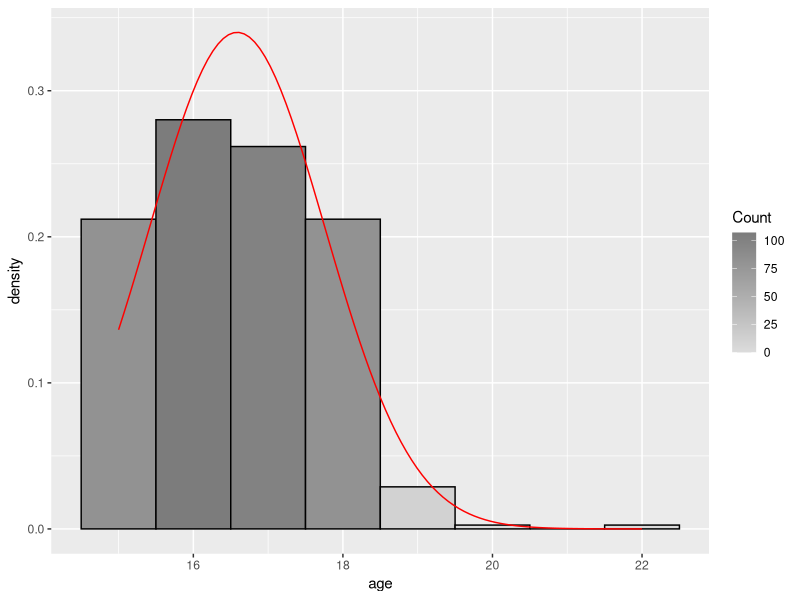
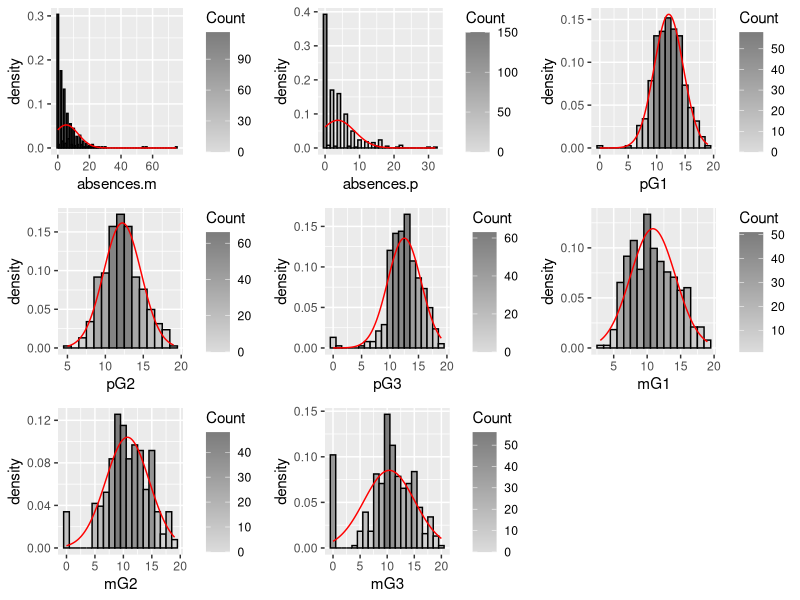
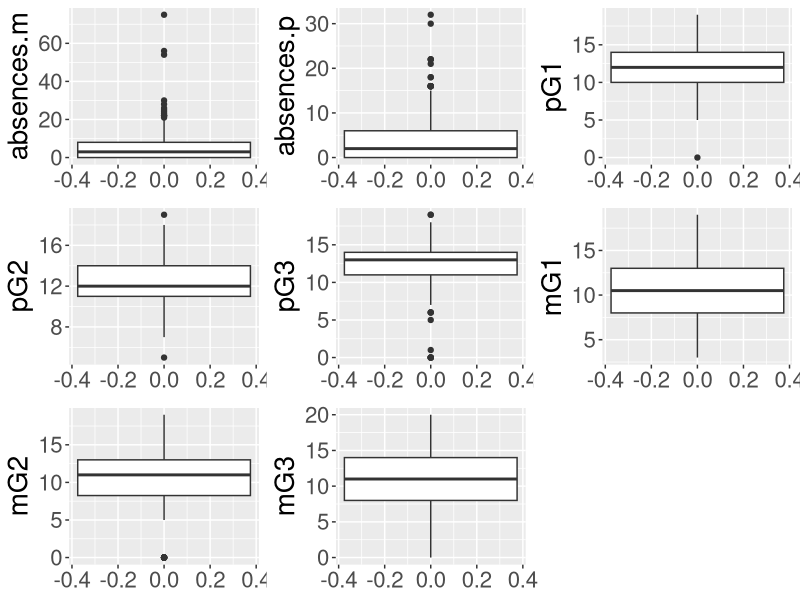
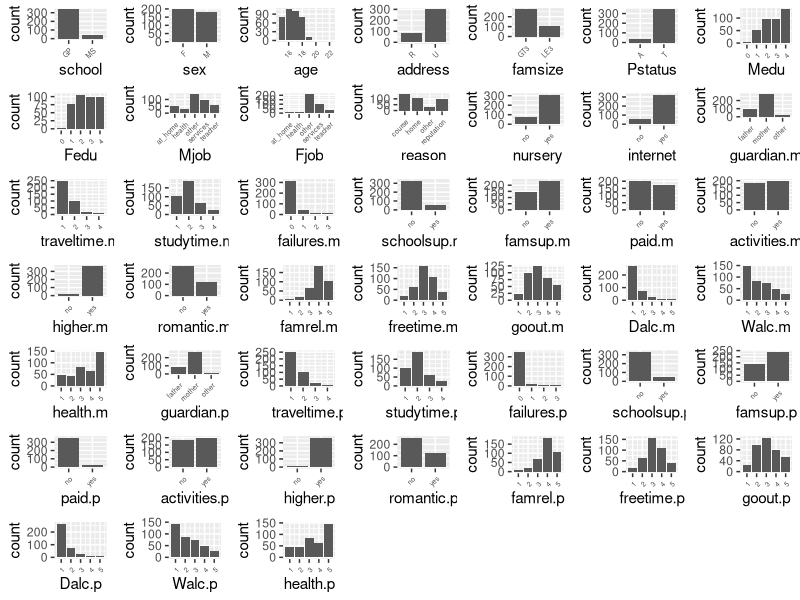

Source code (R) for these figures, in order:
# Prepare section of the assignment. This is the cleaned version. For rough work look at the sandbox directory 
library(e1071)   
library(psych)
library(tidyverse)
library(ggplot2)
library(gridExtra)
library(cowplot)

#make sure the data is in the local directory with this file
data <- read.csv("sperformance-dataset.csv", na.strings=c("na"," ","",".","NA"), header = TRUE)
# get useful statistical descriptions of the data
summary(data)
# Better form of summary statisitcs in R usinf the psych library
describe(data)

# Distribution graphs to get a sense of how the numerical values are represented
gg<-ggplot(data,aes(age))
gg<-gg+labs(x="age")
gg<-gg+geom_histogram(binwidth=1, colour="black", aes(y=..density.., fill=..count..))
gg<-gg+scale_fill_gradient("Count", low="#DCDCDC", high="#7C7C7C")
gg<-gg+stat_function(fun=dnorm, color="red",args=list(mean=mean(data$age, na.rm=TRUE), sd=sd(data$age, na.rm=TRUE)))
gg

# plotting for key variables of interest
col_names = c("absences.m" , "absences.p", "pG1","pG2","pG3","mG1","mG2","mG3")
# hold all the plots created in the loop
plot_list <- list()
for(i in col_names){
  print(mean(data[,i]))
  gg <- ggplot(data , aes_string(i))  
  gg <- gg + geom_histogram(binwidth=1, colour="black", aes(y=..density.., fill=..count..))
  gg<-gg+scale_fill_gradient("Count", low="#DCDCDC", high="#7C7C7C")
  gg<-gg+stat_function(fun=dnorm, color="red",args=list(mean=mean(data[,i], na.rm=TRUE), sd=sd(data[,i], na.rm=TRUE)))
  plot_list[[i]] <- gg
} # end of loop
plot_grid(plotlist = plot_list)



#Boxplots for more information visually
# hold all theplots created in the loop
box_plot_list <- list()
for(i in col_names){
  print(i)
  gg <- ggplot(data, aes_string(y=i)) + geom_boxplot() + theme(text = element_text(size=20))
  box_plot_list[[i]] <- gg
} # end of loop
plot_grid(plotlist = box_plot_list)


# Categorical data description
cat_data <- data[,-which(names(data) %in% c("absences.m" , "absences.p", "pG1","pG2","pG3","mG1","mG2","mG3"))]


# Categorical data barcharts
bar_cat_plot_list <- list()
col_names <- colnames(cat_data)
for(i in col_names){
  #     print(i)
  gg <- ggplot(cat_data, aes_string(x = i)) + geom_bar() + theme(axis.text.x = element_text(angle = 45, hjust = 1, size=5))
  bar_cat_plot_list[[i]] <- gg
} # end of loop

plot_grid(plotlist = bar_cat_plot_list)









